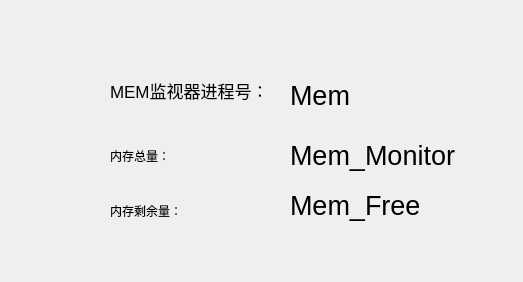
<?xml version="1.0" encoding="UTF-8"?>
<ui version="4.0">
 <class>res_mem</class>
 <widget class="QWidget" name="res_mem">
  <property name="geometry">
   <rect>
    <x>0</x>
    <y>0</y>
    <width>523</width>
    <height>282</height>
   </rect>
  </property>
  <property name="windowTitle">
   <string>Form</string>
  </property>
  <widget class="QLabel" name="label_2">
   <property name="geometry">
    <rect>
     <x>110</x>
     <y>140</y>
     <width>131</width>
     <height>31</height>
    </rect>
   </property>
   <property name="text">
    <string>内存总量：</string>
   </property>
  </widget>
  <widget class="QLabel" name="Mem">
   <property name="geometry">
    <rect>
     <x>290</x>
     <y>80</y>
     <width>181</width>
     <height>31</height>
    </rect>
   </property>
   <property name="font">
    <font>
     <pointsize>20</pointsize>
    </font>
   </property>
   <property name="text">
    <string>Mem</string>
   </property>
  </widget>
  <widget class="QLabel" name="label">
   <property name="geometry">
    <rect>
     <x>110</x>
     <y>80</y>
     <width>151</width>
     <height>21</height>
    </rect>
   </property>
   <property name="font">
    <font>
     <pointsize>13</pointsize>
    </font>
   </property>
   <property name="text">
    <string>MEM监视器进程号：</string>
   </property>
  </widget>
  <widget class="QLabel" name="Mem_Free">
   <property name="geometry">
    <rect>
     <x>290</x>
     <y>190</y>
     <width>191</width>
     <height>31</height>
    </rect>
   </property>
   <property name="font">
    <font>
     <pointsize>20</pointsize>
    </font>
   </property>
   <property name="text">
    <string>Mem_Free</string>
   </property>
  </widget>
  <widget class="QLabel" name="label_3">
   <property name="geometry">
    <rect>
     <x>110</x>
     <y>200</y>
     <width>101</width>
     <height>21</height>
    </rect>
   </property>
   <property name="text">
    <string>内存剩余量：</string>
   </property>
  </widget>
  <widget class="QLabel" name="Mem_Monitor">
   <property name="geometry">
    <rect>
     <x>290</x>
     <y>140</y>
     <width>181</width>
     <height>31</height>
    </rect>
   </property>
   <property name="font">
    <font>
     <pointsize>20</pointsize>
    </font>
   </property>
   <property name="text">
    <string>Mem_Monitor</string>
   </property>
  </widget>
 </widget>
 <resources/>
 <connections/>
</ui>
